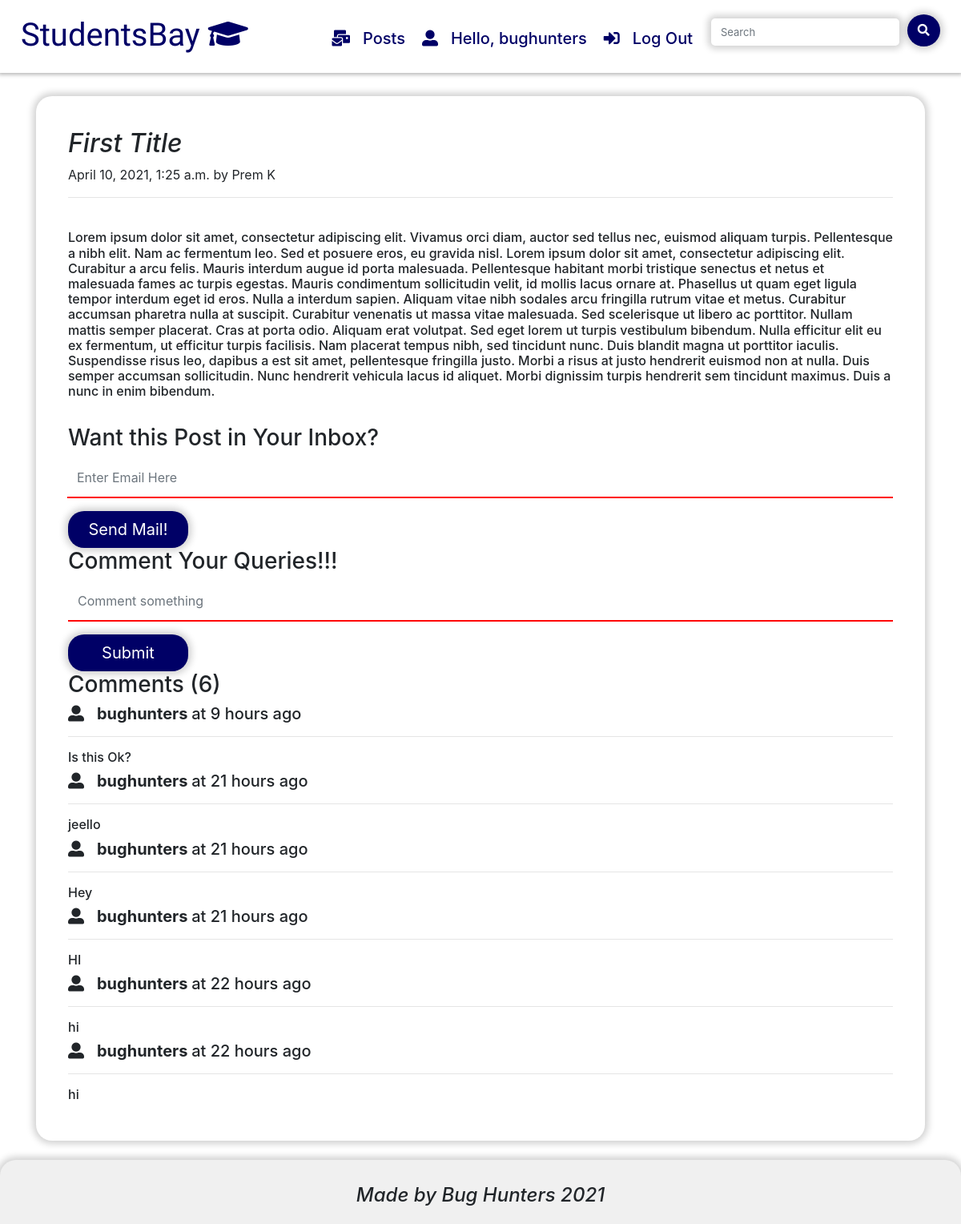
The page /posts/first (signed in) on the database its author committed.
### posts/models.py (models this page shows, shortened)
class Post(models.Model):
    sno = models.AutoField(primary_key=True)
    title = models.CharField(max_length=255)
    content = models.TextField()
    publisher = models.CharField(max_length=255)
    slug = models.CharField(max_length=255)
    popular = models.CharField(max_length=255)
    timeStamp = models.DateTimeField(auto_now_add=True,blank=True)

class PostComment(models.Model):
    sno = models.AutoField(primary_key=True)
    comment = models.TextField()
    user = models.ForeignKey(User, on_delete=models.CASCADE)
    post = models.ForeignKey(Post, on_delete=models.CASCADE)
    parent = models.ForeignKey('self',on_delete=models.CASCADE,null=True)
    timeStamp = models.DateTimeField(default=now)

### posts/views.py (the view)
# urls.py: path('<str:slug>',views.post,name='post'),
def post(request, slug):
    post = Post.objects.filter(slug=slug).first()
    global postcontent
    global posttitle
    postcontent = post.content
    posttitle = post.title
    post.save()
    comments = PostComment.objects.filter(post=post).order_by('-sno')
    context = {
        'post' : post,
        'comments' : comments,
        'user' : request.user,
    }
    return render(request,'posts/post.html',context)

### templates/posts/post.html (shortened to what this page needs)
{% extends 'base.html' %}
{% block body %}
{% load humanize %}
<br>
<br>
        <div class="container">
            <div class="row">
                <div class="col-md-12">
                    <div class="card post_card">
                        <div class="card-body">
                            <h2 class="blog-post-title"><i>{{post.title}}</i></h2>
                            <p class="blog-post-meta">{{post.timeStamp}} by <a>{{post.publisher}}</a></p>
                            <hr>
                            <br>
                            <h6>{{post.content | safe}}</h6>
                            <br>
                            <h3>Want this Post in Your Inbox?</h3>
                            <form action='/posts/emailme' method='post'>
    <div class="input-group mb-3">
        <input type="text" class="form-control  comment_box" name="uemail" placeholder="Enter Email Here">
    </div>
    <button type="submit" class="comment_submit btn-lg" >Send Mail!</button>
</form>
                            {% if user.is_authenticated %}
                            <h3>Comment Your Queries!!!</h3>
                            <form action="/posts/postComment" method="post">
                                <div class="form-group">
                                    <input type="text" class="form-control comment_box" name="comment" placeholder="Comment something">
                                </div>
                                <button type="submit" class="comment_submit btn-lg">Submit</button>
                            </form>
{% else %}
Please Login to comment
{% endif %}
<div class="row">
    <div class="col-md-12">
        <h3>Comments ({{comments.count}})</h3>
    </div>
</div>
{% for comment in comments %}
    <div class="row">
        <div class="col-md-12">
            <h5><i class="fas fa-user-alt"></i> &nbsp; <b> {{comment.user.username}} </b> at {{comment.timeStamp | naturaltime}} </h5>
            <hr>
            <h6>{{comment.comment}}</h6>
        </div>
    </div>
{% endfor %}
</div>
</div>
</div>
</div>
</div>
<br>
{% endblock body %}

### templates/base.html (shortened to what this page needs)
{% load static %}
<!DOCTYPE html>
<html lang="en">
  <head>
        <link rel="stylesheet" href="https://maxcdn.bootstrapcdn.com/bootstrap/4.5.2/css/bootstrap.min.css">
        <link rel="stylesheet" href="https://cdnjs.cloudflare.com/ajax/libs/font-awesome/5.15.3/css/all.min.css">
        <link rel="stylesheet"href="https://cdnjs.cloudflare.com/ajax/libs/animate.css/4.1.1/animate.min.css"/>
  </head>
  <body>
        <nav class="navbar navbar-expand-md fixed-top" id="navs">
            <a class="navbar-brand" href="/"  style="color: #000066; margin-left: 10px; margin-top: 5px;">
                <h1 style="font-family: Cookie;">StudentsBay <i class="fas fa-graduation-cap"></i></h1>
            </a>
            <div class="collapse navbar-collapse" id="collapsibleNavbar">
                <ul class="navbar-nav ml-auto">
                    <li class="nav-item {% block postsactive %}{% endblock postsactive %}">
                        <a class="nav-link" href="/posts"><h5><i class="fas fa-mail-bulk"></i> &nbsp; Posts</h5></a>
                    </li>
                    <br>
                     {% if user.is_authenticated %}
                    <li class="nav-item">
                        <a class="nav-link" ><h5><i class="fas fa-user-alt"></i> &nbsp; Hello, {{request.user}}</h5></a>
                    </li>
                    <br>
                    <li class="nav-item">
                        <a class="nav-link" href="/logout"><h5><i class="fas fa-sign-in-alt"></i> &nbsp; Log Out</h5></a>
                    </li>
                    <br>
                    {% endif %}
                    <br>
                    <form method="get" action="/search" class="d-flex">
                        <input class="form-control search" type="search" placeholder="Search" name="query" id="query">
                        <button class="search_btn" type="submit"><i class="fas fa-search"></i></button>
                    </form>
                </ul>
            </div>
        </nav>
        <br><br><br>
    {% block body %} {% endblock body %}
    <footer>
    <h4><i>Made by Bug Hunters 2021</i></h4>
    </footer>
  </body>
</html>

### templates/base.html (style rules this page uses)
#navs { background-color: #fff; box-shadow: 0px 0px 5px 2px rgba(0,0,0,0.3); }
.navbar-nav { padding: 10px; }
.nav-item { margin-top: 8px; }
.nav-link { color: #000066 !important; margin-right: 5px; padding: 5px; }
.search { border: none; border-radius: 5px; box-shadow: 0px 0px 8px 4px rgba(0, 0, 0, 0.18); margin-left: 10px; }
.search_btn { background-color: #000066; height: 40px; width: 50px; text-align: center; font-size: 20px; color: #fff; margin-left: 10px; border: none; border-radius: 50%; box-shadow: 0px 0px 8px 4px rgba(0, 0, 0, 0.18); }
.post_card { border: none; padding: 20px; border-radius: 20px; box-shadow: 0px 0px 8px 4px rgba(0, 0, 0, 0.18); }
.comment_box { border: none; height: 50px; border-radius: 0px; border-bottom: 2px solid #ff0000; }
.comment_submit { background-color: #000066; color: #fff; border: none; border-radius: 20px; box-shadow: 0px 0px 8px 4px rgba(0, 0, 0, 0.18); width: 150px; }
footer { background-color: #f0f0f0; height: 80px; padding: 30px; text-align: center; border-top-left-radius: 20px; border-top-right-radius: 20px; box-shadow: 0px 0px 8px 4px rgba(0, 0, 0, 0.18); position: absolute; width: 100%; }
@media screen and (min-width: 768px) { .nav-item { margin-top: 13px; } }
@media screen and (min-width: 768px) { .search { font-size: 11px; } }
@media screen and (min-width: 768px) { .search_btn { font-size: 10px; height: 30px; width: 35px; } }
@media screen and (min-width: 992px) { .nav-item { margin-top: 13px; } }
@media screen and (min-width: 992px) { .search { margin-top: 5px; font-size: 13px; } }
@media screen and (min-width: 992px) { .search_btn { font-size: 15px; height: 40px; width: 50px; } }
@media screen and (min-width: 1200px) { .nav-item { margin-top: 13px; } }
@media screen and (min-width: 1200px) { .search { margin-top: 5px; font-size: 13px; } }
@media screen and (min-width: 1200px) { .search_btn { font-size: 15px; height: 40px; width: 50px; } }

### templates/posts/post.html (style rules this page uses)
.comment_box { border: none; height: 50px; border-radius: 0px; border-bottom: 2px solid #ff0000; }
.comment_submit { background-color: #000066; color: #fff; border: none; border-radius: 20px; box-shadow: 0px 0px 8px 4px rgba(0, 0, 0, 0.18); width: 150px; }

### rows shown on the page
Post: title "First Title", timeStamp "April 10, 2021, 1:25 a.m.", publisher "Prem K", content "Lorem ipsum dolor sit amet, consectetur adipiscing elit. Vivamus orci diam, auctor sed tellus nec, euismod aliquam turpis. Pellentesque a nibh elit. Nam ac fermentum leo. Sed et posuere eros, eu gravida nisl. Lorem ipsum dolor sit amet, consectetur adipiscing elit. Curabitur a arcu felis. Mauris interdum augue id porta malesuada. Pellentesque habitant morbi tristique senectus et netus et malesuada fames ac turpis egestas. Mauris condimentum sollicitudin velit, id mollis lacus ornare at. Phasellus ut quam eget ligula tempor interdum eget id eros. Nulla a interdum sapien. Aliquam vitae nibh sodales arcu fringilla rutrum vitae et metus. Curabitur accumsan pharetra nulla at suscipit. Curabitur…"
PostComment: user.username "bughunters", timeStamp "9 hours ago", comment "Is this Ok?"
PostComment: user.username "bughunters", timeStamp "21 hours ago", comment "jeello"
PostComment: user.username "bughunters", timeStamp "21 hours ago", comment "Hey"
PostComment: user.username "bughunters", timeStamp "21 hours ago", comment "HI"
PostComment: user.username "bughunters", timeStamp "22 hours ago", comment "hi"
PostComment: user.username "bughunters", timeStamp "22 hours ago", comment "hi"

### other values the page prints
{{ request.user }} "bughunters"
{{ comments.count }} "6"
